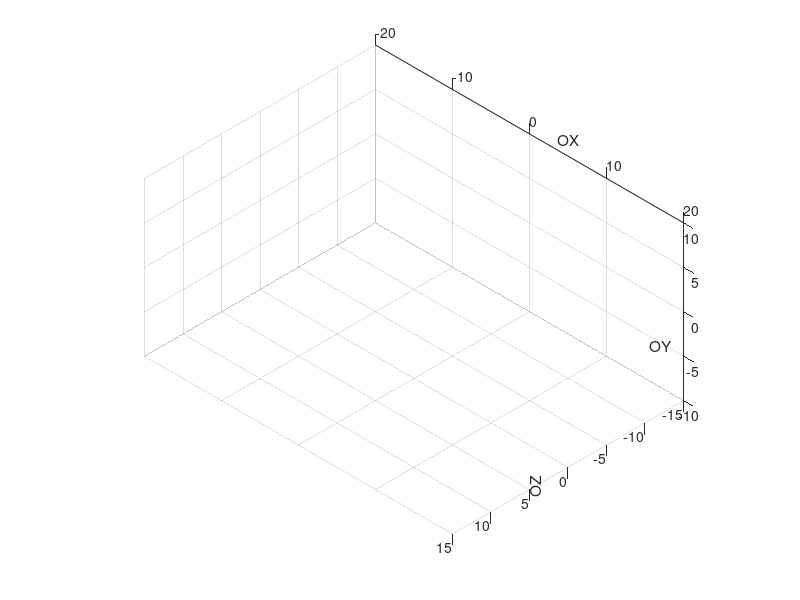

Write MATLAB code to recreate this figure. (Note: this script raises an error after producing the figure.)
clear;

limit = 10; %limit osi X i osi Y
modifier = .4; %skalowanie kuli
radius = 3; %promien ruchu
radiusBig = 10;

[X, Y, Z] = sphere(20);

X = X * modifier;
Y = Y * modifier;
Z = Z * modifier;

hold on;
axis equal;
grid on;
xlabel("OX");
ylabel("OY");
zlabel("OZ");
axis([-2*limit 2*limit -limit limit -1.5*limit 1.5*limit]);
campos([90 90 90]);

point1 = surf(X + radiusBig, Y - radius, Z, EdgeColor="none", FaceColor="b");
point2 = surf(X + radiusBig, Y + radius, Z, EdgeColor = "none", FaceColor="r");

for i = 1:100000
    point1.XData = ((X + radiusBig + radius * cos(.1 * i)) * cos(.01 * i) + Z * sin(.01 * i));
    point1.YData = (Y + radius * sin(.1 * i));
    point1.ZData = (-(X + radiusBig + radius * cos(.1 * i)) * sin(.01 * i) + Z * cos(.01 * i));
    point2.XData = ((X + radiusBig + radius * cos(pi + .1 * i)) * cos(.01 * i) + Z * sin(.01 * i));
    point2.YData = (Y + radius * sin(pi + .1 * i));
    point2.ZData = (-(X + radiusBig + radius * cos(pi + .1 * i)) * sin(.01 * i) + Z * cos(.01 * i));
    pause(.01);

end